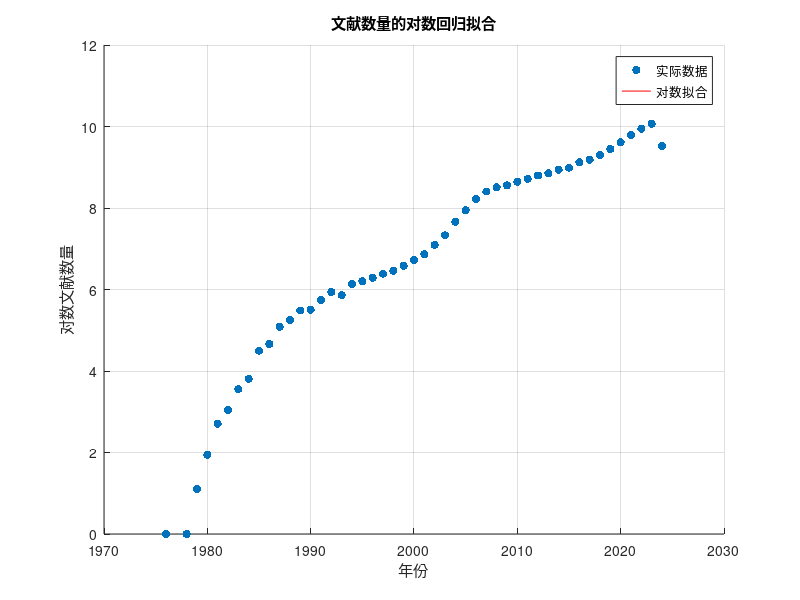

This figure's MATLAB source:
clear; clc

% 年份
years = 1976:2024;

each_years_count = [1 0 1 3 7 15 21 35 45 90 106 162 191 241 246 311 380 351 463 ...
    494 538 595 639 724 838 958 1205 1522 2129 2818 3702 4466 4937 5186 5670 ...
    6093 6613 6968 7642 8034 9117 9781 11000 12700 14900 18000 20900 ...
    23600 13700]; 
% 对文献数量取对数
log_counts = log(each_years_count);

% 线性回归
p = polyfit(years, log_counts, 1); % 一次多项式拟合

% 拟合结果
fitted_log_counts = polyval(p, years);

% 绘图
figure;
hold on;
scatter(years, log_counts, 'filled', 'DisplayName', '实际数据');
plot(years, fitted_log_counts, 'r-', 'DisplayName', '对数拟合');
xlabel('年份');
ylabel('对数文献数量');
title('文献数量的对数回归拟合');
legend;
grid on;
hold off;

% 显示拟合参数
disp('拟合参数:');
disp(['斜率: ', num2str(p(1))]);
disp(['截距: ', num2str(p(2))]);
